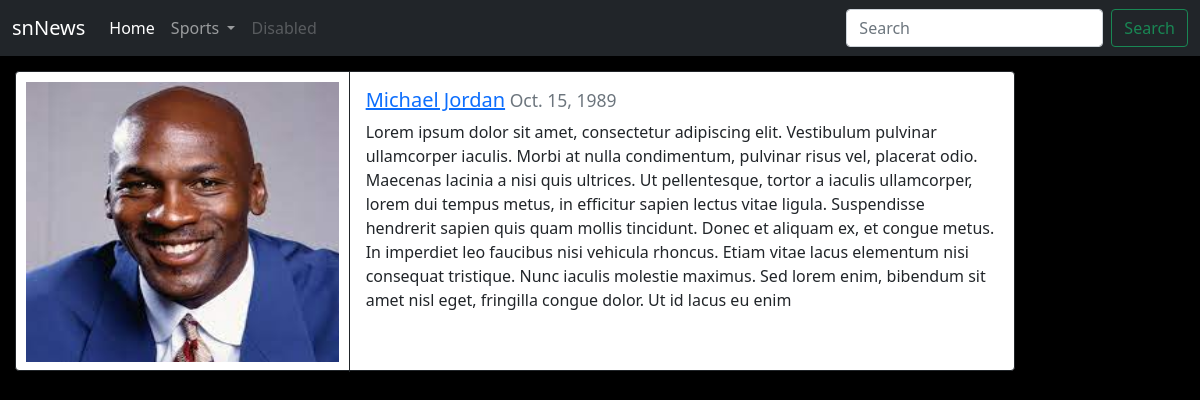
Page /category/2 on the committed database.
### articles/models.py (models this page shows, shortened)
class SportsMen(models.Model):
    name = models.CharField(max_length=100)
    date_of_birth = models.DateField()
    preview = models.CharField(max_length=630, null=True, blank=True)
    content = models.TextField()
    category = models.ForeignKey(Category, on_delete=models.CASCADE, null=True, blank=True)
    image = models.ImageField(null=True, blank=True, upload_to='images')

### articles/views.py (the view)
# urls.py: path('category/<int:cat_id>', CategoryView.as_view(), name='category'),
class CategoryView(TemplateView):
    template_name = 'category.html'
    def get_context_data(self, **kwargs):
        context = super().get_context_data(**kwargs)
        cat = Category.objects.all()
        context['categories'] = cat
        context['cat_count'] = cat.count()
        context['category'] = Category.objects.get(id=kwargs['cat_id'])
        context['sportsmens'] = SportsMen.objects.filter(category=kwargs['cat_id'])
        return context

### articles/models.py (called while the page is built)
    def __str__(self):
        return self.title

### templates/category.html (shortened to what this page needs)
{% extends "base.html" %}
{% block content %}
    {% for person in sportsmens %}
    <div class="card border-dark mb-3" style="width: 1000px; height: 300px; margin: 15px;">
        <div class="row g-0">
          <div class="col-md-4">
            <img src="{{ person.image.url }}" class="img-fluid rounded-start" style="width: 350px; height: 300px; padding: 10px; " alt="...">
          </div>
          <div class="col-md-8" style="border-left: 1px solid;">
            <div class="card-body" >
              <h5 class="card-title"><a href="{% url 'detail' person.id %}">{{ person.name }}</a><small class="text-muted"> {{ person.date_of_birth }}</small></h5>
              <p class="card-text">{{ person.preview}}</p>
            </div>
          </div>
        </div>
      </div>
    {% endfor %}
{% endblock content %}

### static/css/style.css (style rules this page uses)
body { background-color: black; }

### rows in the picture
SportsMen: image (picture), name "Michael Jordan", date_of_birth "Oct. 15, 1989", preview "Lorem ipsum dolor sit amet, consectetur adipiscing elit. Vestibulum pulvinar ullamcorper iaculis. Morbi at nulla condimentum, pulvinar risus vel, placerat odio. Maecenas lacinia a nisi quis ultrices. Ut pellentesque, tortor a iaculis ullamcorper, lorem dui tempus metus, in efficitur sapien lectus vitae ligula. Suspendisse hendrerit sapien quis quam mollis tincidunt. Donec et aliquam ex, et congue metus. In imperdiet leo faucibus nisi vehicula rhoncus. Etiam vitae lacus elementum nisi consequat tristique. Nunc iaculis molestie maximus. Sed lorem enim, bibendum sit amet nisl eget, fringilla congue dolor. Ut id lacus eu enim"
